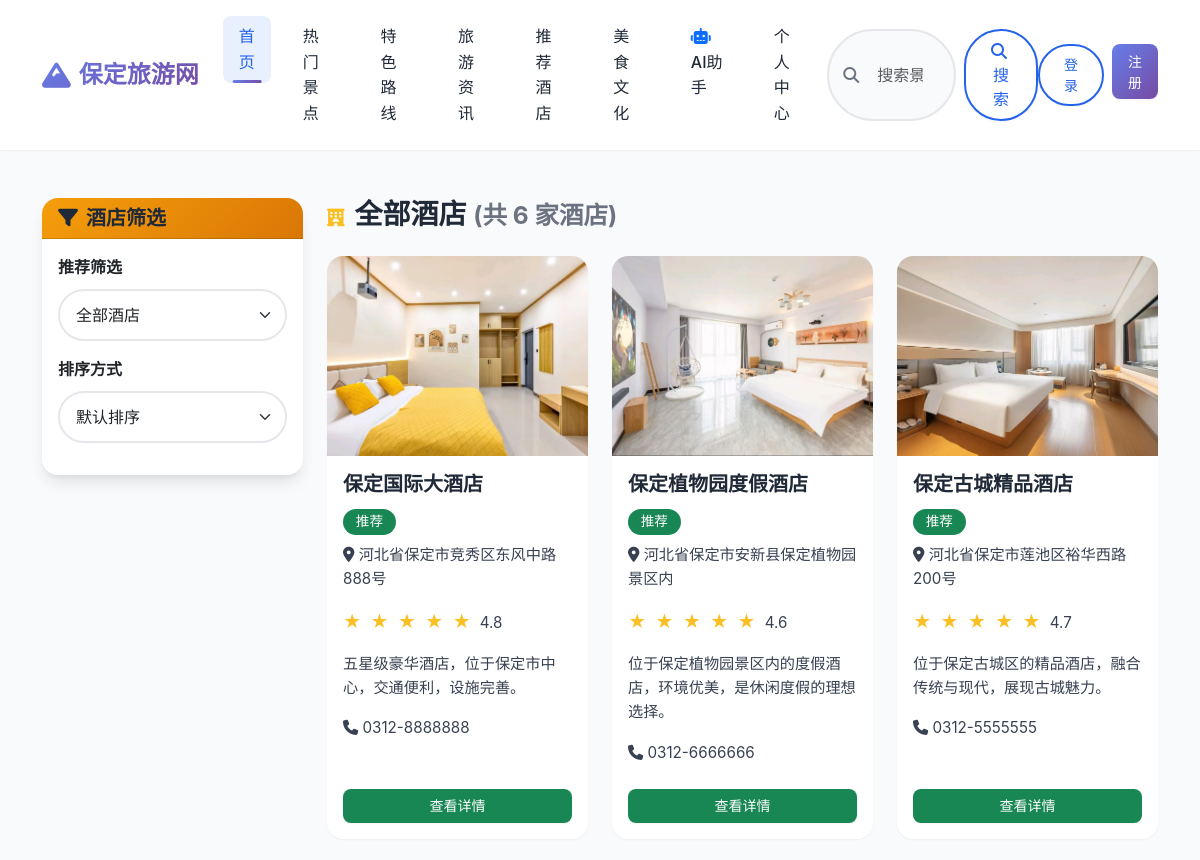
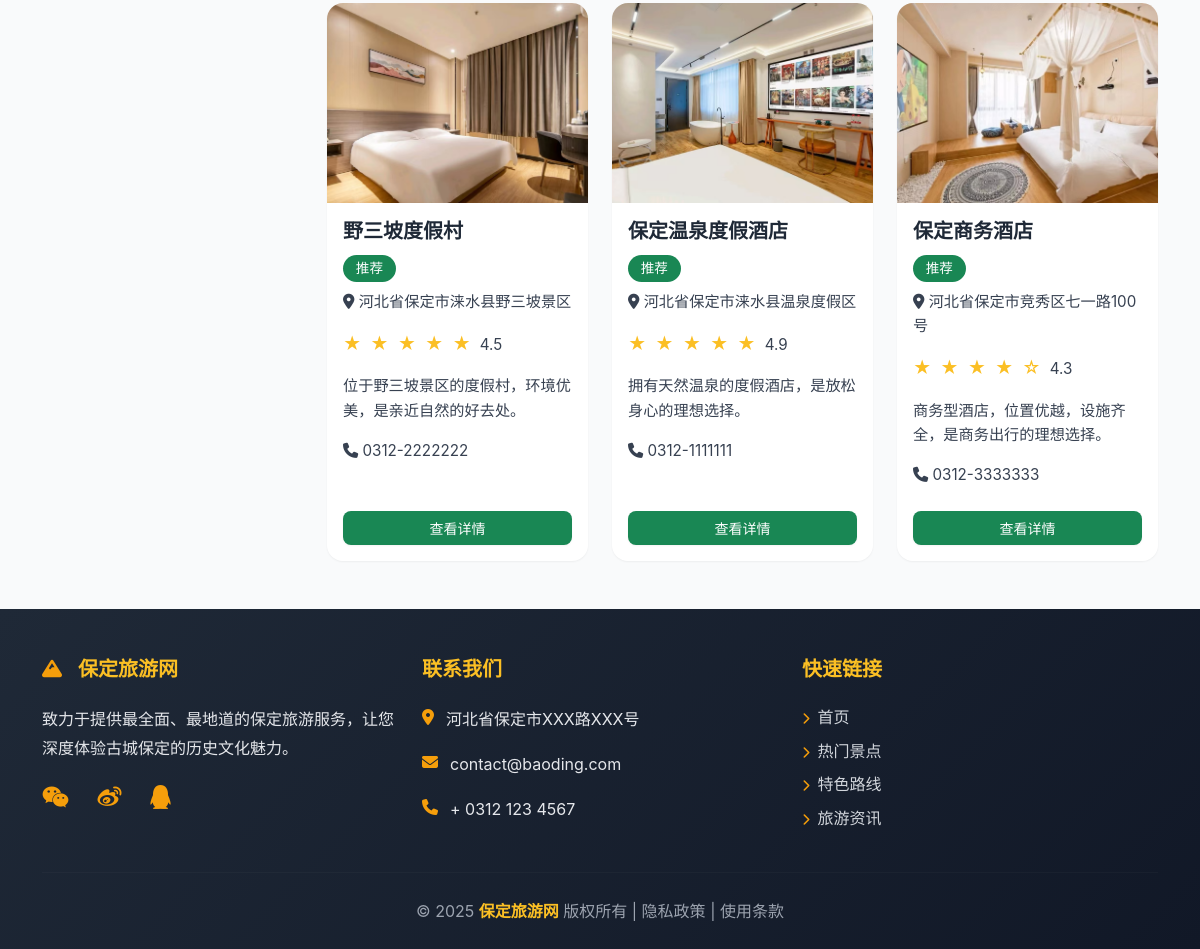
Page /hotels/list/ on the committed database (2 pictures, top to bottom).
### apps/hotels/models.py (models this page shows, shortened)
class Hotel(models.Model):
    name = models.CharField(max_length=100, verbose_name="酒店名称")
    address = models.CharField(max_length=255, verbose_name="详细地址")
    phone = models.CharField(max_length=20, verbose_name="联系电话")
    brief = models.CharField(max_length=255, verbose_name="简介")
    description = models.TextField(verbose_name="详情介绍")
    is_recommended = models.BooleanField(default=False, verbose_name="是否推荐")
    cover_image = models.ImageField(upload_to='hotel_covers/', blank=True, null=True, verbose_name="封面图")
    created_at = models.DateTimeField(default=timezone.now, verbose_name="创建时间")
    updated_at = models.DateTimeField(auto_now=True, verbose_name="更新时间")
    rating = models.DecimalField(max_digits=3, decimal_places=1, default=5.0, verbose_name="评分")
    views_count = models.PositiveIntegerField(default=0, verbose_name="浏览次数")
    latitude = models.DecimalField(max_digits=10, decimal_places=7, blank=True, null=True, verbose_name="纬度")
    longitude = models.DecimalField(max_digits=10, decimal_places=7, blank=True, null=True, verbose_name="经度")
    display_order = models.PositiveIntegerField(default=0, verbose_name="显示顺序（数字越小越靠前）")
    class Meta:
        verbose_name = "酒店"
        verbose_name_plural = verbose_name
        ordering = ['display_order', '-is_recommended', '-rating', '-created_at']

### apps/hotels/views.py (the view)
# urls.py: path('list/', views.HotelListView.as_view(), name='list'),
class HotelListView(TemplateView):
    template_name = "hotels/list.html"
    def get_context_data(self, **kwargs):
        context = super().get_context_data(**kwargs)
        context['page_title'] = '推荐酒店 - 保定旅游网'
        search_query = self.request.GET.get('search', '')
        is_recommended = self.request.GET.get('recommended')
        hotels = Hotel.objects.all()
        if is_recommended == '1':
            hotels = hotels.filter(is_recommended=True)
        if search_query:
            hotels = hotels.filter(name__icontains=search_query)
        sort_by = self.request.GET.get('sort', 'display_order')
        if sort_by == 'rating':
            hotels = hotels.order_by('-rating', '-views_count')
        elif sort_by == 'views':
            hotels = hotels.order_by('-views_count')
        elif sort_by == 'price_asc':
            hotels = hotels.order_by('room_types__price')
        elif sort_by == 'price_desc':
            hotels = hotels.order_by('-room_types__price')
        else:
            hotels = hotels.order_by('display_order', '-is_recommended', '-rating', '-views_count')
        context['hotels'] = hotels
        context['search_query'] = search_query
        context['is_recommended'] = is_recommended == '1'
        return context

### apps/index/templatetags/index_tags.py (called while the page is built)
@register.filter
def stars(value):
    try:
        rating = float(value)
        full_stars = int(rating)
        has_half = (rating - full_stars) >= 0.5
        return {
            'full': full_stars,
            'has_half': has_half,
            'empty': 5 - full_stars - (1 if has_half else 0),
            'rating': rating
        }
    except (ValueError, TypeError):
        return {
            'full': 0,
            'has_half': False,
            'empty': 5,
            'rating': 0
        }

### templates/hotels/list.html (shortened to what this page needs)
{% extends 'common/base.html' %}
{% load static %}
{% load index_tags %}
{% block content %}
<div class="container my-5">
    <div class="row">
        <div class="col-lg-3">
            <div class="card border-0 shadow-lg mb-4 sticky-top" style="top: 100px;">
                <div class="card-header text-white rounded-top-lg" style="background: linear-gradient(135deg, #f59e0b 0%, #d97706 100%);">
                    <h5 class="mb-0"><i class="fas fa-filter me-2"></i>酒店筛选</h5>
                </div>
                <div class="card-body">
                    <div class="mb-3">
                        <label for="recommended-filter" class="form-label fw-bold">推荐筛选</label>
                        <select class="form-select rounded-pill" id="recommended-filter" onchange="filterHotels()">
                            <option value="">全部酒店</option>
                        </select>
                    </div>
                    <div class="mb-3">
                        <label for="sort-filter" class="form-label fw-bold">排序方式</label>
                        <select class="form-select rounded-pill" id="sort-filter" onchange="filterHotels()">
                            <option value="display_order">默认排序</option>
                        </select>
                    </div>
                </div>
            </div>
        </div>
        <div class="col-lg-9">
            <div class="d-flex justify-content-between align-items-center mb-4">
                <h3 class="mb-0">
                    <i class="fas fa-hotel text-warning me-2"></i>全部酒店
                    <small class="text-muted">(共 {{ hotels.count }} 家酒店)</small>
                </h3>
            </div>
            {% if hotels %}
            <div class="row g-4" id="hotel-list-container">
                {% for hotel in hotels %}
                <div class="col-md-6 col-lg-4">
                    <div class="card h-100 border-0 shadow-sm rounded-lg">
                        <a href="{% url 'hotels:detail' pk=hotel.id %}" style="text-decoration: none; display: block; overflow: hidden;">
                            {% if hotel.cover_image %}
                            <img src="{{ hotel.cover_image.url }}" class="card-img-top" alt="{{ hotel.name }}" style="height: 200px; object-fit: cover; cursor: pointer;">
                            {% else %}
                            <img src="https://placehold.co/400x300/10b981/FFFFFF?text={{ hotel.name }}" class="card-img-top" alt="{{ hotel.name }}" style="height: 200px; object-fit: cover; cursor: pointer;">
                            {% endif %}
                        </a>
                        <div class="card-body">
                            <h5 class="card-title">{{ hotel.name }}</h5>
                            {% if hotel.is_recommended %}
                            <span class="badge bg-success mb-2">推荐</span>
                            {% endif %}
                            <p class="card-text text-muted small">
                                <i class="fas fa-map-marker-alt"></i> {{ hotel.address|truncatewords:8 }}
                            </p>
                            <p class="card-text">
                                <span class="text-warning">
                                    {% with stars=hotel.rating|stars %}
                                        {% for i in "12345" %}
                                            {% if forloop.counter <= stars.full %}
                                                ★
                                            {% elif forloop.counter == stars.full|add:1 and stars.has_half %}
                                                ★
                                            {% else %}
                                                ☆
                                            {% endif %}
                                        {% endfor %}
                                    {% endwith %}
                                </span>
                                {{ hotel.rating|floatformat:1 }}
                            </p>
                            {% if hotel.brief %}
                            <p class="card-text text-muted small">{{ hotel.brief|truncatewords:15 }}</p>
                            {% endif %}
                            {% if hotel.phone %}
                            <p class="card-text text-muted small">
                                <i class="fas fa-phone"></i> {{ hotel.phone }}
                            </p>
                            {% endif %}
                        </div>
                        <div class="card-footer bg-transparent border-0 pb-3">
                            <a href="{% url 'hotels:detail' pk=hotel.id %}" class="btn btn-success btn-sm w-100">查看详情</a>
                        </div>
                    </div>
                </div>
                {% endfor %}
            </div>
            {% else %}
            <div class="alert alert-info text-center">
                <p>暂无酒店数据，请稍后再来查看！</p>
            </div>
            {% endif %}
        </div>
    </div>
</div>
{% endblock %}

### static/css/style.css (style rules this page uses)
:root { --primary-color: #2563eb; --primary-dark: #1e40af; --primary-light: #3b82f6; --secondary-color: #10b981; --accent-color: #f59e0b; --danger-color: #ef4444; --text-dark: #1f2937; --text-gray: #6b7280; --bg-light: #f9fafb; --bg-white: #ffffff; --border-color: #e5e7eb; --shadow-sm: 0 1px 2px 0 rgba(0, 0, 0, 0.05); --shadow-md: 0 4px 6px -1px rgba(0, 0, 0, 0.1), 0 2px 4px -1px rgba(0, 0, 0, 0.06); --shadow-lg: 0 10px 15px -3px rgba(0, 0, 0, 0.1), 0 4px 6px -2px rgba(0, 0, 0, 0.05); --shadow-xl: 0 20px 25px -5px rgba(0, 0, 0, 0.1), 0 10px 10px -5px rgba(0, 0, 0, 0.04); --gradient-primary: linear-gradient(135deg, #667eea 0%, #764ba2 100%); --gradient-secondary: linear-gradient(135deg, #f093fb 0%, #f5576c 100%); --gradient-success: linear-gradient(135deg, #4facfe 0%, #00f2fe 100%); }
* { margin: 0; padding: 0; box-sizing: border-box; }
body { font-family: -apple-system, BlinkMacSystemFont, "Segoe UI", "PingFang SC", "Microsoft YaHei", Roboto, "Helvetica Neue", Arial, sans-serif; color: var(--text-dark); background-color: var(--bg-light); line-height: 1.6; -webkit-font-smoothing: antialiased; -moz-osx-font-smoothing: grayscale; }
.text-muted { color: #6b7280 !important; }
.card-text { color: #374151 !important; }
.card-title { color: #1f2937 !important; }
.btn { border-radius: 8px; font-weight: 500; padding: 0.6rem 1.5rem; transition: all 0.3s ease; border: none; box-shadow: var(--shadow-sm); }
.btn-sm { padding: 0.4rem 1rem; font-size: 0.875rem; }
.card { border: none; border-radius: 16px; overflow: hidden; transition: all 0.3s ease; background: var(--bg-white); box-shadow: var(--shadow-md); }
.card-img-top { transition: transform 0.5s ease; }
.card-title { font-weight: 600; color: var(--text-dark); margin-bottom: 0.75rem; }
.card-text { color: var(--text-gray); font-size: 0.95rem; }
.badge { padding: 0.4rem 0.8rem; border-radius: 20px; font-weight: 500; font-size: 0.85rem; }
.form-control, .form-select { border-radius: 8px; border: 2px solid var(--border-color); padding: 0.75rem 1rem; transition: all 0.3s ease; }
.form-select.rounded-pill { border-radius: 50px !important; }
.text-warning { color: #fbbf24 !important; font-size: 1.1rem; letter-spacing: 2px; }
h1, h2, h3, h4, h5, h6 { font-weight: 700; color: var(--text-dark); margin-bottom: 1rem; }
img { transition: transform 0.3s ease; }
.card { animation: fadeInUp 0.6s ease-out; }
.card:nth-child(1) { animation-delay: 0.1s; }
.shadow-sm { box-shadow: var(--shadow-sm) !important; }
.shadow-lg { box-shadow: var(--shadow-lg) !important; }
.rounded-lg { border-radius: 16px !important; }
html { scroll-behavior: smooth; }

### rows in the picture
Hotel: cover_image (picture), name "保定国际大酒店", is_recommended "推荐", address "河北省保定市竞秀区东风中路888号", rating "4.8", brief "五星级豪华酒店，位于保定市中心，交通便利，设施完善。", phone "0312-8888888"
Hotel: cover_image (picture), name "保定植物园度假酒店", is_recommended "推荐", address "河北省保定市安新县保定植物园景区内", rating "4.6", brief "位于保定植物园景区内的度假酒店，环境优美，是休闲度假的理想选择。", phone "0312-6666666"
Hotel: cover_image (picture), name "保定古城精品酒店", is_recommended "推荐", address "河北省保定市莲池区裕华西路200号", rating "4.7", brief "位于保定古城区的精品酒店，融合传统与现代，展现古城魅力。", phone "0312-5555555"
Hotel: cover_image (picture), name "野三坡度假村", is_recommended "推荐", address "河北省保定市涞水县野三坡景区", rating "4.5", brief "位于野三坡景区的度假村，环境优美，是亲近自然的好去处。", phone "0312-2222222"
Hotel: cover_image (picture), name "保定温泉度假酒店", is_recommended "推荐", address "河北省保定市涞水县温泉度假区", rating "4.9", brief "拥有天然温泉的度假酒店，是放松身心的理想选择。", phone "0312-1111111"
Hotel: cover_image (picture), name "保定商务酒店", is_recommended "推荐", address "河北省保定市竞秀区七一路100号", rating "4.3", brief "商务型酒店，位置优越，设施齐全，是商务出行的理想选择。", phone "0312-3333333"

### other values in the picture
{{ hotels.count }} "6"
